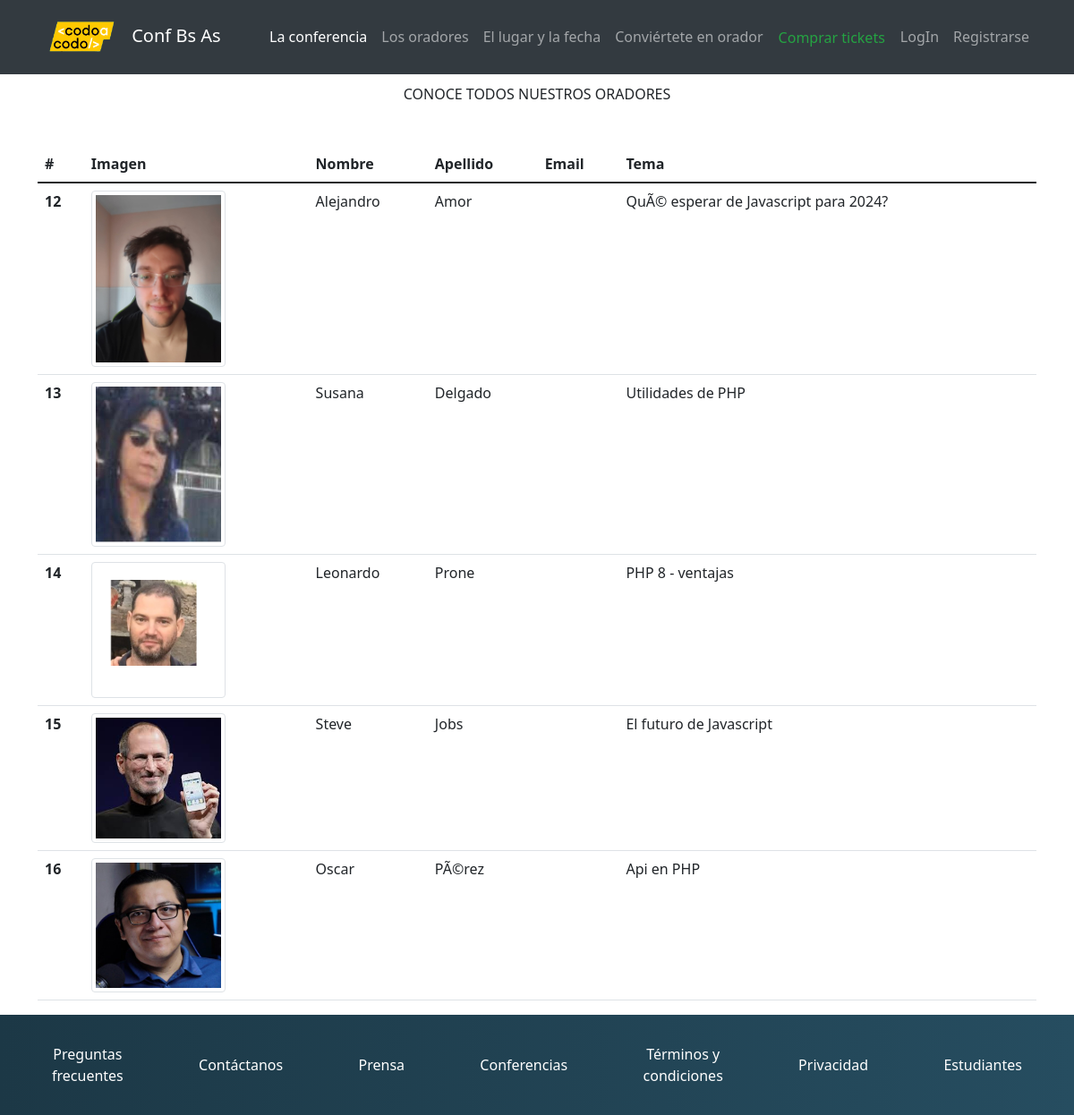
The app's page /pages/listado.php with its own data.
### tables this page shows
CREATE TABLE `oradores` (
  `id_orador` int(11) NOT NULL,
  `nombre` varchar(50) NOT NULL,
  `apellido` varchar(50) NOT NULL,
  `email` varchar(255) NOT NULL,
  `categoria` varchar(50) NOT NULL,
  `tema` varchar(255) NOT NULL,
  `fecha_alta` datetime NOT NULL DEFAULT CURRENT_TIMESTAMP,
  `imagen` varchar(255) NOT NULL
);

### includes/conexion.php (called while the page is built, shortened)
<?php class conexion{
    private $servidor ="localhost";
    private $usuario ="root";
    private $pass = "";
    private $conexionPdo;
    private $base = "integrador_cac_php";
    public function __construct(){
        try{
            $this->conexionPdo = new PDO("mysql:host=$this->servidor;dbname=$this->base",$this->usuario,$this->pass);
            $this->conexionPdo->setAttribute(PDO::ATTR_ERRMODE,PDO::ERRMODE_EXCEPTION);
        }catch(PDOException $e){
            die("Falla de Conexión".$e);
        }
    }
    public function consultar($sql){
        $sentencia = $this->conexionPdo->prepare($sql);
        $sentencia->execute();
        return $sentencia->fetchAll();
    }
} ?>

### includes/main_listado.php (the view)
<main class="container mt-5 overflow-hidden">
       <h2 class="titulo-gral mt-5">CONOCE TODOS NUESTROS ORADORES</h2>
       <section class="mt-5 overflow-auto">
            <table class="table">
                    <thead>
                        <tr>
                        <th scope="col">#</th>
                        <th scope="col">Imagen</th>
                        <th scope="col">Nombre</th>
                        <th scope="col">Apellido</th>
                        <th scope="col">Email</th>
                        <th scope="col">Tema</th>
                        </tr>
                    </thead>
                    <tbody>
                    <?php
                        foreach($oradores as $orador){
                    ?>
                        <tr>
                            <th scope="row"><?php echo $orador['id_orador'];?></th>
                            <td> <img class="img-fluid img-thumbnail" style="object-fit:cover;" width="150" height="150" src="<?php echo BASE_URL; ?>assets/upload/<?php echo $orador['imagen'];?>" alt="<?php echo $orador['nombre'];?>">  </td>
                            <td><?php echo $orador['nombre'];?></td>
                            <td><?php echo $orador['apellido'];?></td>
                            <td><?php echo $orador['mail'];?></td>
                            <td><?php echo $orador['tema'];?></td>
                        </tr>
                    <?php
                      }
                    ?>
                    </tbody>
            </table>
       </section>
    </main>

### pages/listado.php (shortened to what this page needs)
<!doctype html>
<html lang="es">
<head>
  <link href="https://cdn.jsdelivr.net/npm/bootstrap@5.1.3/dist/css/bootstrap.min.css" rel="stylesheet">
  <link rel="stylesheet" href="<?php echo BASE_URL; ?>css/estilos-propios.css">
</head>
<body class="body">
<?php include '../includes/conexion.php';
       $conexion = new conexion();
       $oradores= $conexion->consultar("SELECT * FROM `oradores`");
       include_once("../includes/header.php");
       include_once("../includes/main_listado.php");
       include_once("../includes/footer.php");
?>

### includes/header.php (shortened to what this page needs)
    <header>
        <nav class="navbar navbar-dark bg-dark fixed-top navbar-expand-lg">
            <div class="container">
                <a class="navbar-brand" href="<?php echo BASE_URL; ?>index.php">
                <img src="<?php echo BASE_URL; ?>assets/img/codoacodo-min.png" alt="Codo a Codo logo">
                    Conf Bs As
                </a>
                <div class="collapse navbar-collapse justify-content-end" id="navbarSupportedContent">
                    <ul class="navbar-nav mb-2 mb-lg-0">
                        <li class="nav-item">
                            <a class="nav-link active" aria-current="page" href="<?php echo BASE_URL; ?>index.php">La conferencia</a>
                        </li>
                        <li class="nav-item">
                            <a class="nav-link" href="<?php echo BASE_URL; ?>index.php#oradores">Los oradores</a>
                        </li>
                        <li class="nav-item">
                            <a class="nav-link" href="<?php echo BASE_URL; ?>index.php#lugar">El lugar y la fecha</a>
                        </li>
                        <li class="nav-item">
                            <a class="nav-link" href="<?php echo BASE_URL; ?>index.php#form-orador">Conviértete en orador</a>
                        </li>
                        <li class="nav-item">
                            <a class="nav-link btn-compra-tickets" href="<?php echo BASE_URL; ?>pages/comprar-tickets.php">Comprar tickets</a>
                        </li>
                        <?php
                        if (isset($_SESSION['usuario'])) {
                        ?>  <!--
                            <li class="nav-item dropdown">
                                <a class="nav-link dropdown-toggle" href="#" id="navbarDropdown" role="button" data-bs-toggle="dropdown" aria-expanded="false">
                                </a>
                                <ul class="dropdown-menu" aria-labelledby="navbarDropdown">
                                  <li><a class="dropdown-item" href="#">Cerrar Sesión</a></li>
                                </ul>
                             </li>-->
        <?php
             if ( isset( $_SESSION['usuario']) and $_SESSION['administrador']=='s') {
?>
                <li class="nav-item">
                <a class="nav-link active" href="<?php echo BASE_URL; ?>includes/cerrar.php">Cerrar Sesión de administrador <span><?php echo $_SESSION['usuario']; ?></span></a>
            </li>
<?php } ?>
<?php
if ( isset( $_SESSION['usuario']) and $_SESSION['administrador']=='n') {
?>
   <li class="nav-item">
   <a class="nav-link active" href="<?php echo BASE_URL; ?>includes/cerrar.php">Cerrar Sesión de <span><?php echo $_SESSION['usuario']; ?></span></a>
</li>
<?php } ?>
                        <?php
                        } else {
                        ?>
                            <li class="nav-item">
                                <a class="nav-link" href="<?php echo BASE_URL; ?>includes/login.php?origen=menu">LogIn</a>
                            </li>
                            <li class="nav-item">
                                <a class="nav-link" href="<?php echo BASE_URL; ?>includes/registrarse.php?origen=menu">Registrarse</a>
                            </li>
                        <?php
                        }
                        ?>
                    </ul>
                </div>
            </div>
        </nav>
    </header>

### includes/footer.php (shortened to what this page needs)
<footer id="main-footer">
    <div class="container">
        <ul class="nav justify-content-center justify-content-lg-between align-items-center">
            <li class="nav-item">
                <a class="nav-link" href="#">Preguntas <span>frecuentes</span></a>
            </li>
            <li class="nav-item">
                <a class="nav-link" href="#">Contáctanos</a>
            </li>
            <li class="nav-item">
                <a class="nav-link" href="#">Prensa</a>
            </li>
            <li class="nav-item">
                <a class="nav-link" href="#">Conferencias</a>
            </li>
            <li class="nav-item">
                <a class="nav-link" href="#">Términos y <span>condiciones</span></a>
            </li>
            <li class="nav-item">
                <a class="nav-link" href="#">Privacidad</a>
            </li>
            <li class="nav-item">
                <a class="nav-link" href="#">Estudiantes</a>
            </li>
        </ul>
    </div>
</footer>
</body>
</html>

### CSS/estilos-propios.css (style rules this page uses)
.navbar-brand img { max-width: 100px; }
.bg-dark { background: #333a40!important; }
.navbar-dark .navbar-nav .btn-compra-tickets { color: #25a342; }
@media (min-width: 992px) { .btn-compra-tickets { border: 1px solid transparent; border-radius: .8rem; } }
.titulo-gral { text-align: center; font-weight: 400; text-transform: uppercase; font-size: 1rem; }
#main-footer { background: linear-gradient(90deg, rgb(28, 56, 70) 0, rgb(38, 77, 96) 100%); color: #fff; padding: 1.5rem; }
#main-footer .nav-link { color: #fff; text-align: center; }
@media (min-width: 992px) { #main-footer .nav-link span { display: block; } }
.body { display:grid; grid-template-rows: auto 1fr auto; min-height: 100vh; grid-template-areas: "header" "main" "footer"; }
.body header { grid-area: header; }
.body main { grid-area: main; }
.body footer { grid-area: footer; }

### records on screen
oradores: id_orador "12", imagen (picture), nombre "Alejandro", apellido "Amor", tema "QuÃ© esperar de Javascript para 2024?"
oradores: id_orador "13", imagen (picture), nombre "Susana", apellido "Delgado", tema "Utilidades de PHP"
oradores: id_orador "14", imagen (picture), nombre "Leonardo", apellido "Prone", tema "PHP 8 - ventajas"
oradores: id_orador "15", imagen (picture), nombre "Steve", apellido "Jobs", tema "El futuro de Javascript"
oradores: id_orador "16", imagen (picture), nombre "Oscar", apellido "PÃ©rez", tema "Api en PHP"
